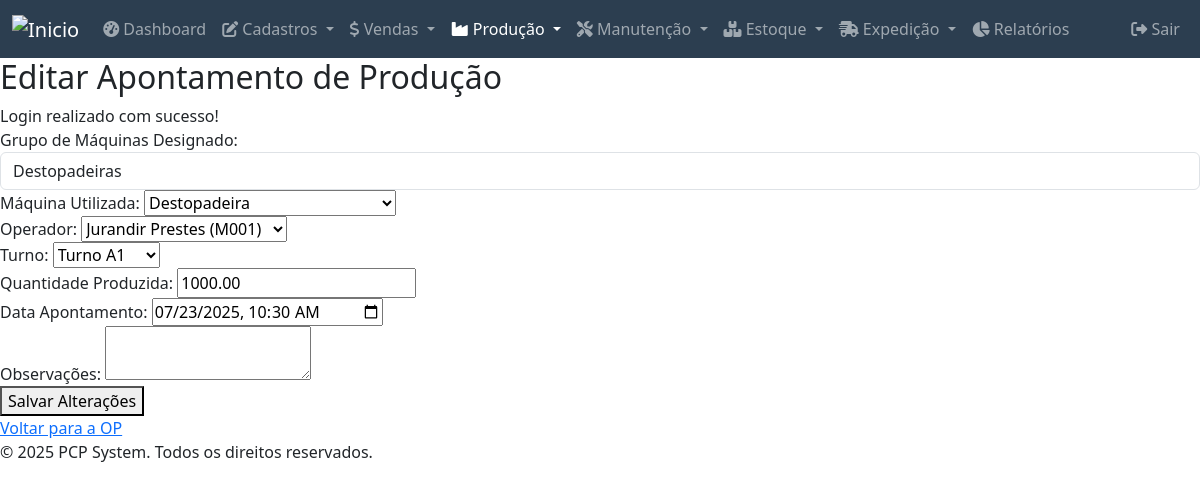
Screenshot of /modules/ordens_producao/editar_apontamento.php?id=329 (signed in) with the database file from the repository.
### tables this page shows
CREATE TABLE `apontamentos_producao` (
  `id` int(11) NOT NULL,
  `ordem_producao_id` int(11) NOT NULL,
  `maquina_id` int(11) NOT NULL,
  `operador_id` int(11) DEFAULT NULL,
  `turno_id` int(11) DEFAULT NULL,
  `quantidade_produzida` decimal(10,2) NOT NULL,
  `data_apontamento` datetime NOT NULL DEFAULT current_timestamp(),
  `data_hora_apontamento` datetime NOT NULL DEFAULT current_timestamp() COMMENT 'data digitacao',
  `observacoes` text DEFAULT NULL,
  `data_consumo` datetime DEFAULT NULL,
  `lote_numero` varchar(150) DEFAULT NULL,
  `deleted_at` datetime DEFAULT NULL
);

CREATE TABLE `ordens_producao` (
  `id` int(11) NOT NULL,
  `op_mae_id` int(11) DEFAULT NULL,
  `numero_op` varchar(50) NOT NULL,
  `numero_pedido` varchar(50) DEFAULT NULL,
  `produto_id` int(11) NOT NULL,
  `maquina_id` int(11) DEFAULT NULL,
  `grupo_id` int(11) DEFAULT NULL,
  `quantidade_produzir` decimal(10,2) NOT NULL,
  `data_emissao` date NOT NULL,
  `data_prevista_conclusao` date DEFAULT NULL,
  `data_conclusao` datetime DEFAULT NULL,
  `status` enum('pendente','em_producao','concluida','cancelada') NOT NULL DEFAULT 'pendente',
  `observacoes` text DEFAULT NULL,
  `deleted_at` datetime DEFAULT NULL
);

CREATE TABLE `grupos_maquinas` (
  `id` int(11) NOT NULL,
  `nome_grupo` varchar(100) NOT NULL,
  `descricao` text DEFAULT NULL,
  `deleted_at` datetime DEFAULT NULL
);

CREATE TABLE `maquinas` (
  `id` int(11) NOT NULL,
  `nome` varchar(100) NOT NULL,
  `descricao` text DEFAULT NULL,
  `status` enum('operacional','manutencao','parada') NOT NULL DEFAULT 'operacional',
  `numero_serie` varchar(50) DEFAULT NULL,
  `tag_ativo` varchar(30) DEFAULT NULL,
  `fabricante` varchar(100) DEFAULT NULL,
  `modelo_maquina` varchar(50) DEFAULT NULL,
  `tipo_maquina` varchar(50) DEFAULT NULL,
  `localizacao` varchar(100) DEFAULT NULL,
  `data_aquisicao` date DEFAULT NULL,
  `data_ultima_manutencao` date DEFAULT NULL,
  `capacidade_hora` decimal(10,2) DEFAULT NULL,
  `unidade_capacidade` varchar(20) DEFAULT NULL,
  `deleted_at` datetime DEFAULT NULL
);

CREATE TABLE `operadores` (
  `id` int(11) NOT NULL,
  `matricula` varchar(20) NOT NULL,
  `username` varchar(50) DEFAULT NULL,
  `cargo` varchar(100) DEFAULT NULL,
  `ativo` tinyint(1) NOT NULL DEFAULT 1,
  `password_hash` varchar(255) DEFAULT NULL,
  `nome` varchar(100) NOT NULL,
  `localizacao` varchar(100) DEFAULT NULL,
  `deleted_at` datetime DEFAULT NULL
);

CREATE TABLE `turnos` (
  `id` int(11) NOT NULL,
  `nome_turno` varchar(50) NOT NULL COMMENT 'Ex: Turno A1, Turno B1, Tarde',
  `hora_inicio` time NOT NULL,
  `hora_fim` time NOT NULL,
  `created_at` timestamp NOT NULL DEFAULT current_timestamp(),
  `updated_at` timestamp NOT NULL DEFAULT current_timestamp() ON UPDATE current_timestamp(),
  `deleted_at` datetime DEFAULT NULL
);

### public_html/modules/ordens_producao/editar_apontamento.php (the view, shortened to what this page needs)
<?php
$conn = connectDB();
$apontamento_id = filter_input(INPUT_GET, 'id', FILTER_VALIDATE_INT);
require_once __DIR__ . '/../../includes/header.php';
$sql_get = "SELECT ap.*, op.grupo_id
            FROM apontamentos_producao ap
            JOIN ordens_producao op ON ap.ordem_producao_id = op.id
            WHERE ap.id = ?";
$apontamento = $conn->execute_query($sql_get, [$apontamento_id])->fetch_assoc();
$grupo_id_op = $apontamento['grupo_id'];
$maquinas_do_grupo = [];
if ($grupo_id_op) {
    $sql_maquinas = "SELECT m.id, m.nome FROM maquinas m JOIN maquina_grupo_associacao mga ON m.id = mga.maquina_id WHERE mga.grupo_id = ? AND m.status = 'operacional' AND m.deleted_at IS NULL ORDER BY m.nome";
    $maquinas_do_grupo = $conn->execute_query($sql_maquinas, [$grupo_id_op])->fetch_all(MYSQLI_ASSOC);
    $nome_grupo = $conn->execute_query("SELECT nome_grupo FROM grupos_maquinas WHERE id = ?", [$grupo_id_op])->fetch_assoc()['nome_grupo'] ?? 'N/A';
} else {
    $nome_grupo = 'Nenhum grupo definido na OP';
}
$operadores = $conn->query("SELECT id, nome, matricula FROM operadores WHERE deleted_at IS NULL AND ativo = 1 ORDER BY nome ASC")->fetch_all(MYSQLI_ASSOC);
$turnos = $conn->query("SELECT id, nome_turno FROM turnos WHERE deleted_at IS NULL ORDER BY nome_turno ASC")->fetch_all(MYSQLI_ASSOC);
?>
<h2>Editar Apontamento de Produção</h2>
<?php if (isset($_SESSION['message'])): ?>
    <div class="message <?php echo htmlspecialchars($_SESSION['message_type']); ?>"><?php echo $_SESSION['message']; ?></div>
<?php endif; ?>
<form action="editar_apontamento.php?id=<?php echo $apontamento_id; ?>" method="POST">
    <div class="form-group">
        <label>Grupo de Máquinas Designado:</label>
        <input type="text" class="form-control" value="<?php echo htmlspecialchars($nome_grupo); ?>" readonly>
    </div>
    <div class="form-group">
        <label for="maquina_id">Máquina Utilizada:</label>
        <select id="maquina_id" name="maquina_id" required>
            <?php foreach ($maquinas_do_grupo as $maquina): ?>
                <option value="<?php echo $maquina['id']; ?>" <?php echo ($apontamento['maquina_id'] == $maquina['id']) ? 'selected' : ''; ?>>
                    <?php echo htmlspecialchars($maquina['nome']); ?>
                </option>
            <?php endforeach; ?>
        </select>
    </div>
    <div class="form-group">
        <label for="operador_id">Operador:</label>
        <select id="operador_id" name="operador_id" required>
            <?php foreach ($operadores as $operador): ?>
                <option value="<?php echo $operador['id']; ?>" <?php echo ($apontamento['operador_id'] == $operador['id']) ? 'selected' : ''; ?>>
                    <?php echo htmlspecialchars($operador['nome'] . ' (' . $operador['matricula'] . ')'); ?>
                </option>
            <?php endforeach; ?>
        </select>
    </div>
    <div class="form-group">
        <label for="turno_id">Turno:</label>
        <select id="turno_id" name="turno_id" required>
            <?php foreach ($turnos as $turno): ?>
                <option value="<?php echo $turno['id']; ?>" <?php echo ($apontamento['turno_id'] == $turno['id']) ? 'selected' : ''; ?>>
                    <?php echo htmlspecialchars($turno['nome_turno']); ?>
                </option>
            <?php endforeach; ?>
        </select>
    </div>
    <div class="form-group">
        <label for="quantidade_produzida">Quantidade Produzida:</label>
        <input type="number" id="quantidade_produzida" name="quantidade_produzida" value="<?php echo htmlspecialchars($apontamento['quantidade_produzida']); ?>" step="0.01" required>
    </div>
    <div class="form-group">
        <label for="data_apontamento">Data Apontamento:</label>
        <input type="datetime-local" id="data_apontamento" name="data_apontamento" value="<?php echo date('Y-m-d\TH:i', strtotime($apontamento['data_apontamento'])); ?>" required>
    </div>
    <div class="form-group full-width">
        <label for="observacoes">Observações:</label>
        <textarea id="observacoes" name="observacoes"><?php echo htmlspecialchars($apontamento['observacoes']); ?></textarea>
    </div>
    <button type="submit" class="button submit">Salvar Alterações</button>
</form>
<a href="apontar.php?id=<?php echo $apontamento['ordem_producao_id']; ?>" class="back-link">Voltar para a OP</a>
<?php
require_once __DIR__ . '/../../includes/footer.php';
?>

### rows the page displays
apontamentos_producao: ordem_producao.nome_grupo "Destopadeiras", maquina_id "Destopadeira", operador_id "Jurandir Prestes (M001)", turno_id "Turno A1", quantidade_produzida "1000.00", data_apontamento "07/23/2025 10:30"

### other values shown
$_SESSION['message'] "Login realizado com sucesso!"
